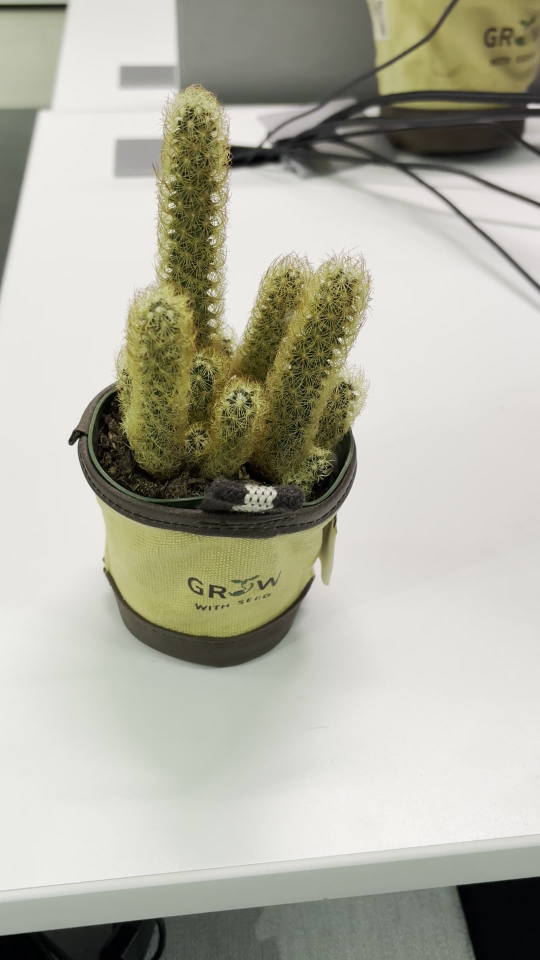
#> input picture datasets/scans/cactus/images/Source_1.0005.jpg, 1080 x 1920 px (shown at 1/2 size); its folder holds only this picture in this run
$ python probe_startup.py
#> lines starting #> are read from the running program, lines starting #| are printed output that depends on the picture
import sys, time, glob
sys.path.insert(0,"src")
import numpy as np
from PIL import Image

# downsample=4 default, but bicycle full-res is 4946x3286; no images_4 dir?
import os
scene="datasets/360_v2/bicycle"
print("images_4 exists:", os.path.isdir(f"{scene}/images_4"))
print("images_2 exists:", os.path.isdir(f"{scene}/images_2"))
f=sorted(glob.glob(f"{scene}/images/*"))[0]
W,H = 4946//4, 3286//4   # what downsample=4 targets
print(f"target WxH (downsample 4) = {W}x{H}")

t0=time.perf_counter(); img=Image.open(f).convert("RGB"); t_open=time.perf_counter()-t0
#> further down, img is the input picture: PIL image 1080x1920 RGB; mean R, G, B 177.8, 177.3, 163.5
t0=time.perf_counter(); img_r=img.resize((W,H), Image.LANCZOS); t_resize=time.perf_counter()-t0
#> after `img_r = img.resize((W, H), Image.LANCZOS)`:
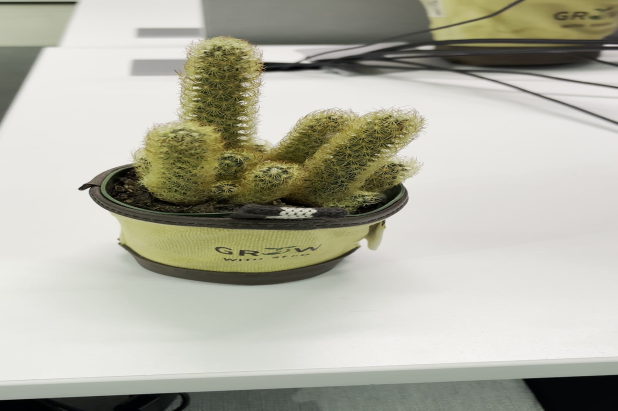
#> img_r: PIL image 1236x821 RGB (shown at 1/2 size); mean R, G, B 177.8, 177.3, 163.5
t0=time.perf_counter(); arr=np.asarray(img_r,dtype=np.float32)/255.0; t_arr=time.perf_counter()-t0
# srgb_to_linear
def s2l(c):
    low=c/12.92; high=np.power(np.clip((c+0.055)/1.055,1e-7,None),2.4)
#> after `high = np.power(np.clip((c + 0.055) / 1.055, 1e-07, None), 2.4)`:
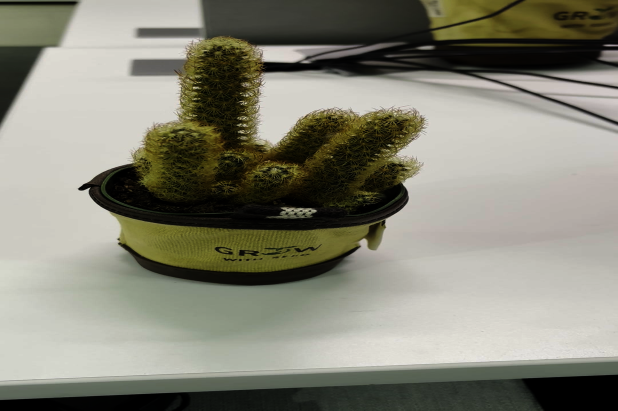
#> high: shape (821, 1236, 3) float32 (shown at 1/2 size); mean R, G, B 0.526, 0.523, 0.468
    return np.where(c<=0.04045,low,high).astype(np.float32)
t0=time.perf_counter(); lin=s2l(arr); t_lin=time.perf_counter()-t0
# save gt png
t0=time.perf_counter()
gt=(arr*255+0.5).clip(0,255).astype(np.uint8)
Image.fromarray(gt,mode="RGB").save("/tmp/_gt_test.png")
t_save=time.perf_counter()-t0
print(f"per-image: open+decode={t_open*1000:.0f}ms resize_LANCZOS={t_resize*1000:.0f}ms toarray={t_arr*1000:.0f}ms srgb2lin={t_lin*1000:.0f}ms save_png={t_save*1000:.0f}ms")
tot=(t_open+t_resize+t_arr+t_lin+t_save)
print(f"per-image total ~{tot*1000:.0f}ms  x194 cams = {tot*194:.1f}s")
print("DONE")

$ run again, on datasets/scans/cactus/images/Source_1.0029.jpg
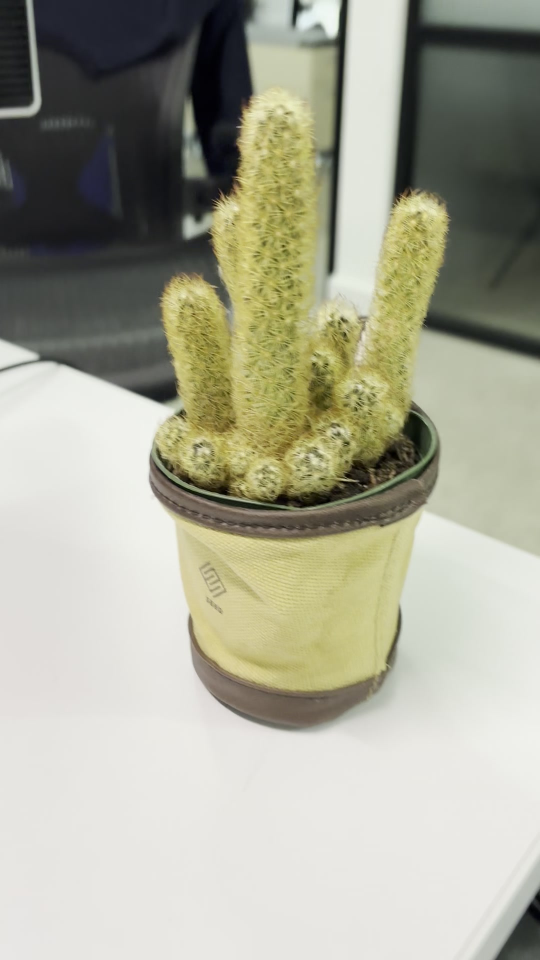
#> input picture datasets/scans/cactus/images/Source_1.0029.jpg, 1080 x 1920 px (shown at 1/2 size)
#> img is the input picture: PIL image 1080x1920 RGB; mean R, G, B 167.9, 167.9, 150.3
#> `img_r = img.resize((W, H), Image.LANCZOS)`:
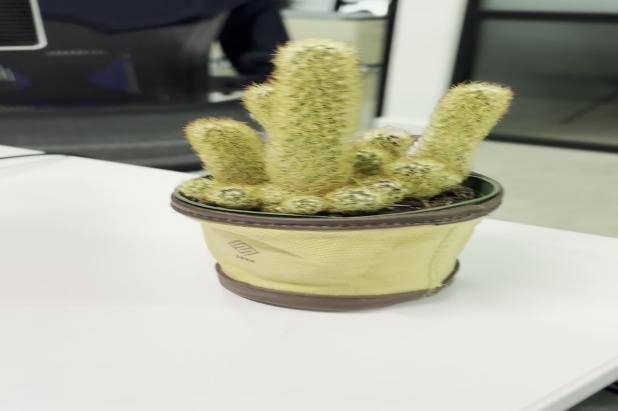
#> img_r: PIL image 1236x821 RGB (shown at 1/2 size); mean R, G, B 167.9, 167.9, 150.3
#> in s2l, `high = np.power(np.clip((c + 0.055) / 1.055, 1e-07, None), 2.4)`:
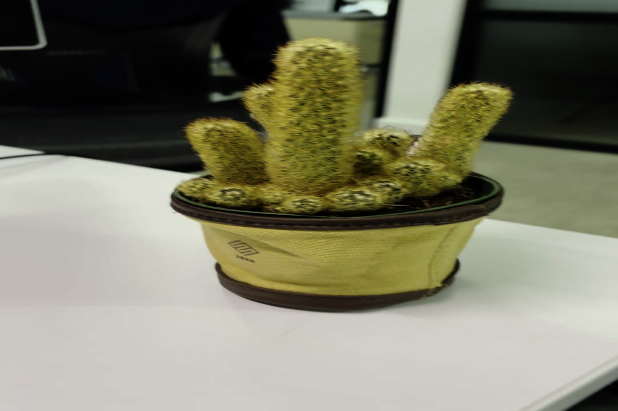
#> high: shape (821, 1236, 3) float32 (shown at 1/2 size); mean R, G, B 0.496, 0.494, 0.412

$ run again, on datasets/scans/cactus/images/Source_1.0046.jpg
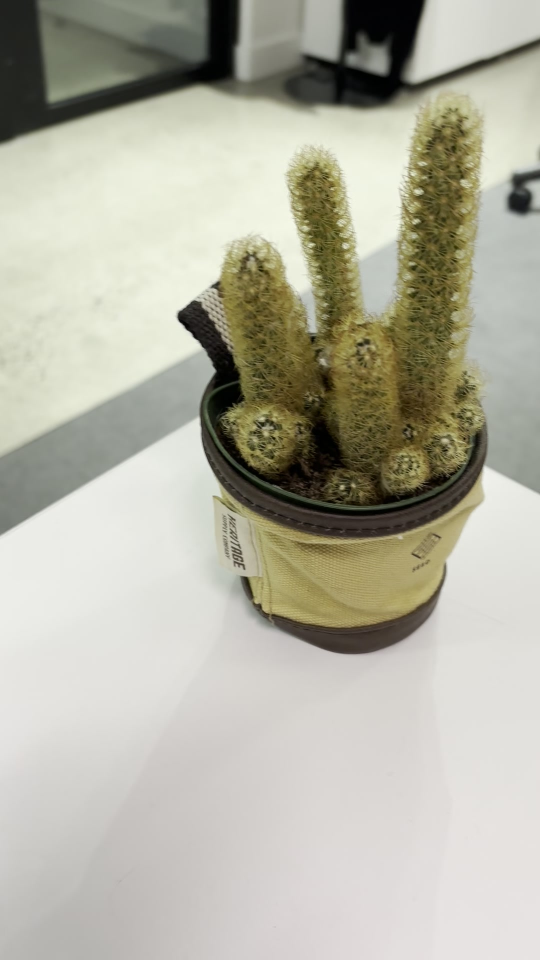
#> input picture datasets/scans/cactus/images/Source_1.0046.jpg, 1080 x 1920 px (shown at 1/2 size)
#> img is the input picture: PIL image 1080x1920 RGB; mean R, G, B 179.5, 178.1, 163.5
#> `img_r = img.resize((W, H), Image.LANCZOS)`:
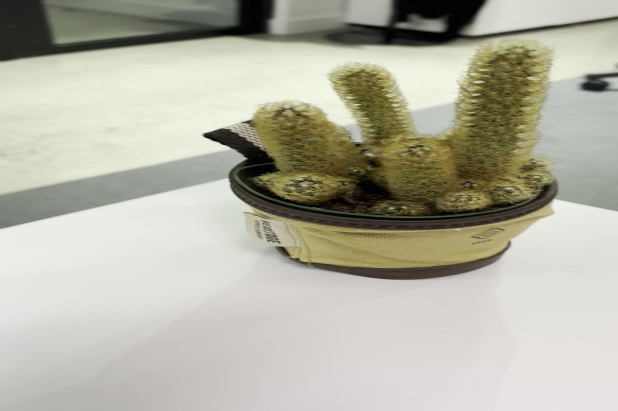
#> img_r: PIL image 1236x821 RGB (shown at 1/2 size); mean R, G, B 179.5, 178.1, 163.5
#> in s2l, `high = np.power(np.clip((c + 0.055) / 1.055, 1e-07, None), 2.4)`:
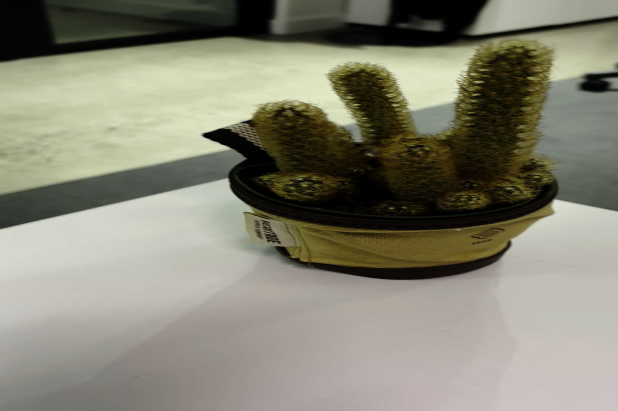
#> high: shape (821, 1236, 3) float32 (shown at 1/2 size); mean R, G, B 0.526, 0.521, 0.458

$ run again, on datasets/scans/cactus/images/Source_1.0054.jpg
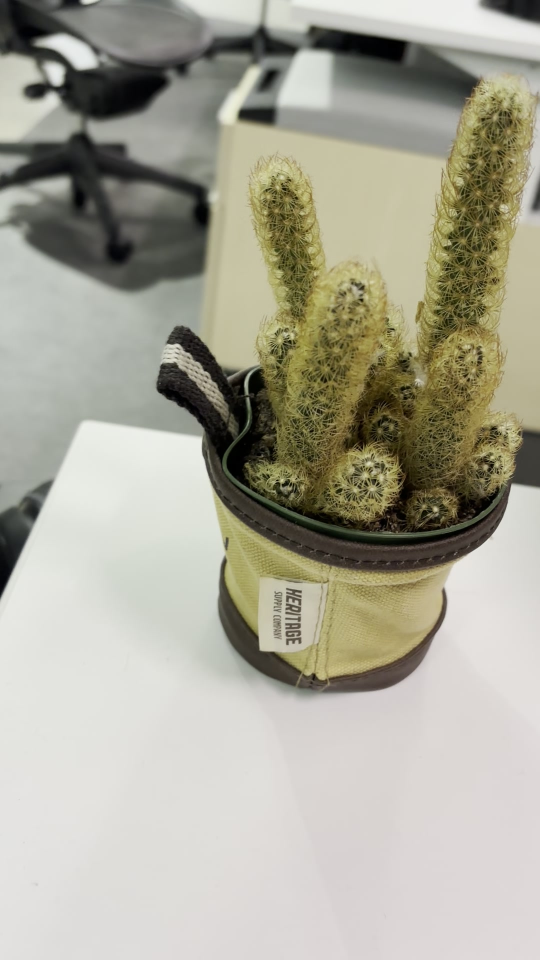
#> input picture datasets/scans/cactus/images/Source_1.0054.jpg, 1080 x 1920 px (shown at 1/2 size)
#> img is the input picture: PIL image 1080x1920 RGB; mean R, G, B 169.6, 167.5, 152.5
#> `img_r = img.resize((W, H), Image.LANCZOS)`:
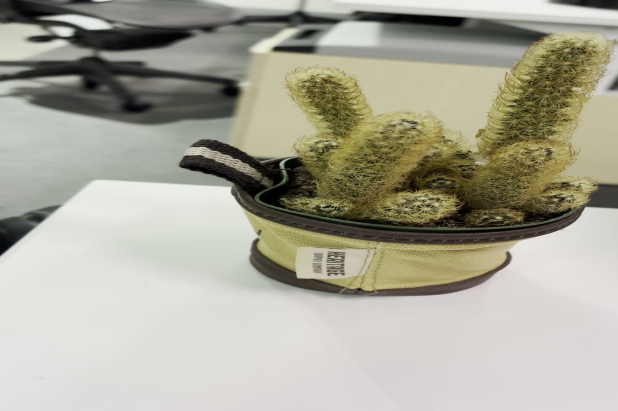
#> img_r: PIL image 1236x821 RGB (shown at 1/2 size); mean R, G, B 169.6, 167.5, 152.6
#> in s2l, `high = np.power(np.clip((c + 0.055) / 1.055, 1e-07, None), 2.4)`:
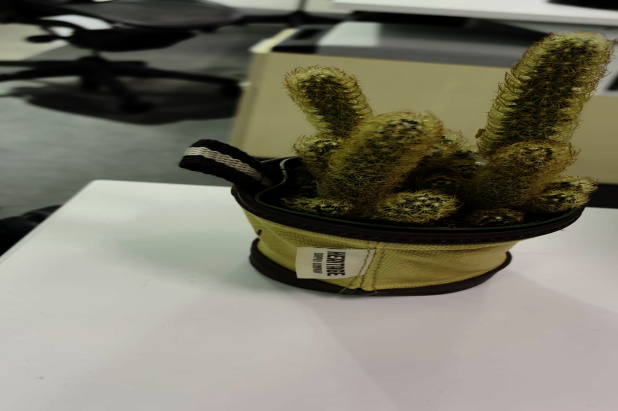
#> high: shape (821, 1236, 3) float32 (shown at 1/2 size); mean R, G, B 0.474, 0.465, 0.406

$ run again, on datasets/scans/cactus/images/Source_1.0010.jpg
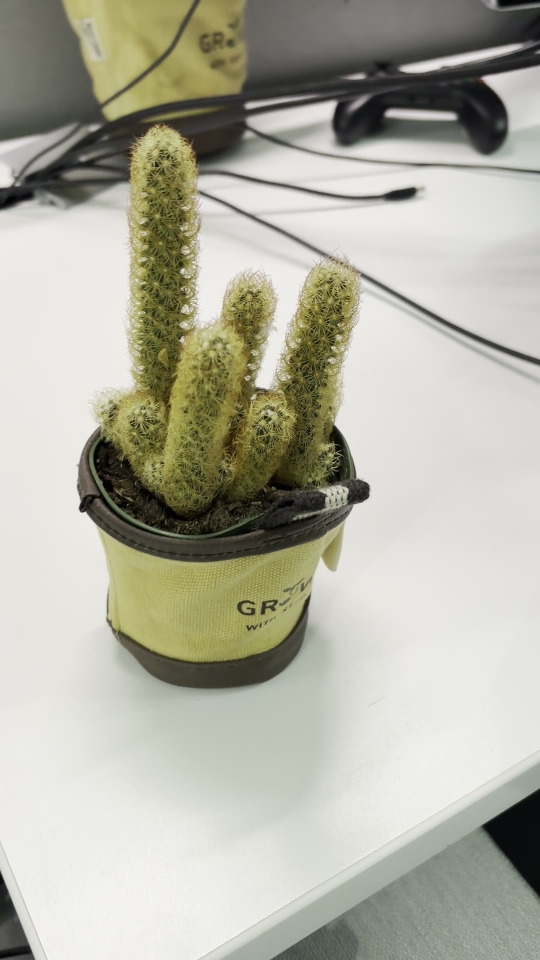
#> input picture datasets/scans/cactus/images/Source_1.0010.jpg, 1080 x 1920 px (shown at 1/2 size)
#> img is the input picture: PIL image 1080x1920 RGB; mean R, G, B 177.4, 177.1, 162.9
#> `img_r = img.resize((W, H), Image.LANCZOS)`:
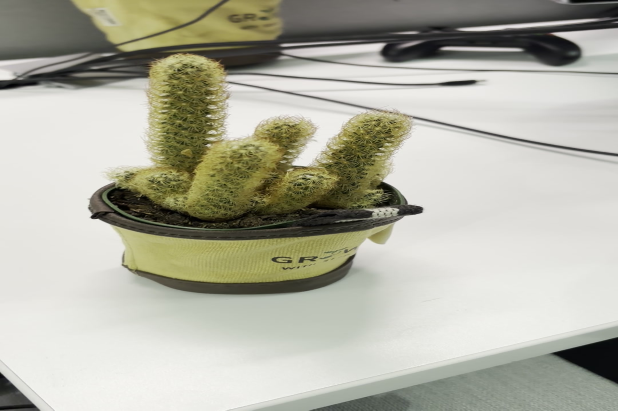
#> img_r: PIL image 1236x821 RGB (shown at 1/2 size); mean R, G, B 177.4, 177.1, 162.9
#> in s2l, `high = np.power(np.clip((c + 0.055) / 1.055, 1e-07, None), 2.4)`:
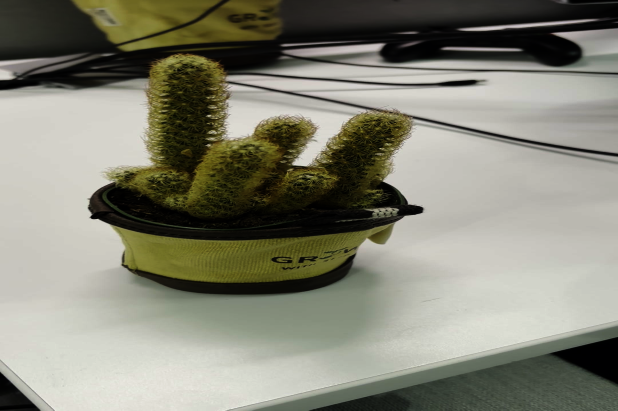
#> high: shape (821, 1236, 3) float32 (shown at 1/2 size); mean R, G, B 0.522, 0.522, 0.465
